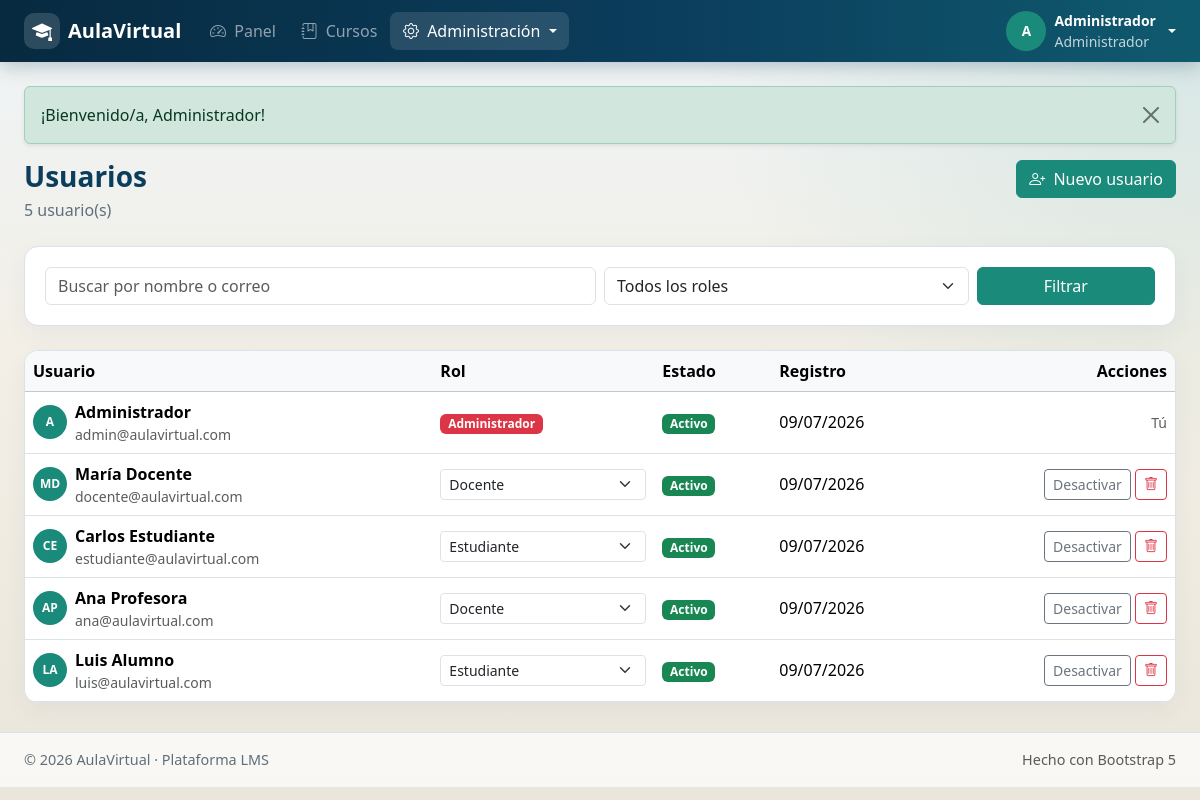
The page /admin/usuarios.php (signed in) on the database as committed earlier.
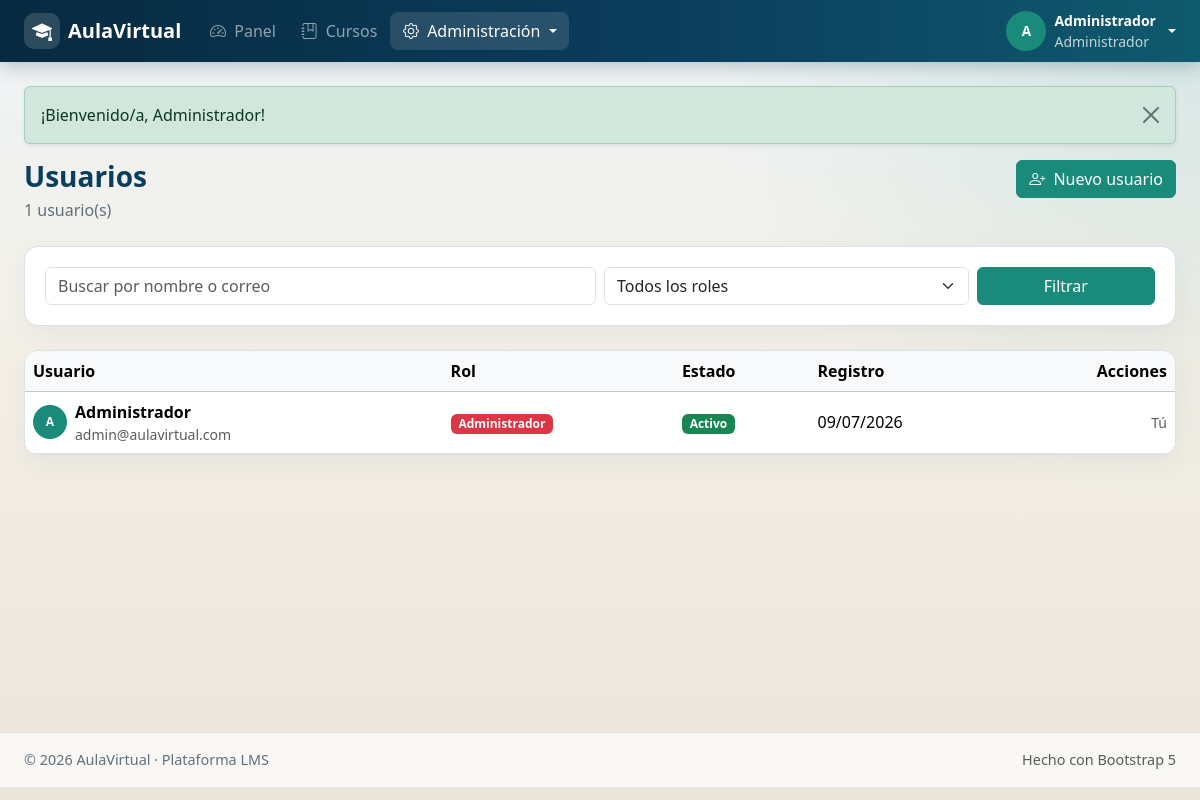
The same page on the database as committed later.
### tables this page shows
CREATE TABLE users (
    id INT AUTO_INCREMENT PRIMARY KEY,
    name VARCHAR(120) NOT NULL,
    email VARCHAR(150) NOT NULL UNIQUE,
    password VARCHAR(255) NOT NULL,
    role ENUM('admin','teacher','student') NOT NULL DEFAULT 'student',
    avatar VARCHAR(255) DEFAULT NULL,
    bio TEXT DEFAULT NULL,
    status TINYINT(1) NOT NULL DEFAULT 1,
    created_at TIMESTAMP DEFAULT CURRENT_TIMESTAMP
);

### config/base_datos.php (called while the page is built, shortened)
<?php
class BaseDatos
{
    private static ?PDO $instancia = null;
    public static function obtenerConexion(): PDO
    {
        if (self::$instancia === null) {
            $dsn = 'mysql:host=' . BD_HOST . ';dbname=' . BD_NOMBRE . ';charset=' . BD_CHARSET;
            self::$instancia = new PDO($dsn, BD_USUARIO, BD_CLAVE, [
                PDO::ATTR_ERRMODE => PDO::ERRMODE_EXCEPTION,
                PDO::ATTR_DEFAULT_FETCH_MODE => PDO::FETCH_ASSOC,
                PDO::ATTR_EMULATE_PREPARES => false,
            ]);
        }
        return self::$instancia;
    }
}
function bd(): PDO
{
    return BaseDatos::obtenerConexion();
}

### admin/usuarios.php (the view, shortened to what the changed rows need)
<?php
require_once __DIR__ . '/../includes/funciones.php';
$sql = 'SELECT * FROM users WHERE 1=1';
$parametros = [];
$sql .= ' ORDER BY created_at DESC';
$consulta = bd()->prepare($sql);
$consulta->execute($parametros);
$usuarios = $consulta->fetchAll();
require_once __DIR__ . '/../includes/encabezado.php';
?>
<div class="page-header">
    <div>
        <h1>Usuarios</h1>
        <p class="subtitle"><?= count($usuarios) ?> usuario(s)</p>
    </div>
</div>
<div class="panel">
    <div class="panel-body p-0">
        <div class="table-responsive">
            <table class="table table-hover mb-0">
                <thead class="table-light">
                    <tr>
                        <th>Usuario</th>
                        <th>Rol</th>
                        <th>Estado</th>
                        <th>Registro</th>
                        <th class="text-end">Acciones</th>
                    </tr>
                </thead>
                <tbody>
                    <?php foreach ($usuarios as $u): ?>
                    <tr>
                        <td>
                            <div class="d-flex align-items-center gap-2">
                                <span class="user-avatar" style="width:34px;height:34px;font-size:0.75rem;"><?= escapar(iniciales($u['name'])) ?></span>
                                <div>
                                    <strong><?= escapar($u['name']) ?></strong>
                                    <div class="small text-muted"><?= escapar($u['email']) ?></div>
                                </div>
                            </div>
                        </td>
                        <td>
                            <?php if ((int) $u['id'] === (int) usuario_actual()['id']): ?>
                                <?= insignia_rol($u['role']) ?>
                            <?php else: ?>
                                <form method="post" class="d-flex gap-1">
                                    <select name="nuevo_rol" class="form-select form-select-sm" onchange="this.form.submit()">
                                        <option value="teacher" <?= $u['role'] === 'teacher' ? 'selected' : '' ?>>Docente</option>
                                        <option value="student" <?= $u['role'] === 'student' ? 'selected' : '' ?>>Estudiante</option>
                                    </select>
                                </form>
                            <?php endif; ?>
                        </td>
                        <td>
                            <span class="badge <?= $u['status'] ? 'bg-success' : 'bg-secondary' ?>">
                                <?= $u['status'] ? 'Activo' : 'Inactivo' ?>
                            </span>
                        </td>
                        <td><?= formatear_fecha($u['created_at']) ?></td>
                        <td class="text-end">
                            <?php if ((int) $u['id'] !== (int) usuario_actual()['id']): ?>
                            <form method="post" class="d-inline">
                                <button class="btn btn-sm btn-outline-secondary" type="submit"><?= $u['status'] ? 'Desactivar' : 'Activar' ?></button>
                            </form>
                            <form method="post" class="d-inline" onsubmit="return confirm('¿Eliminar usuario?');">
                                <button class="btn btn-sm btn-outline-danger" type="submit"><i class="bi bi-trash"></i></button>
                            </form>
                            <?php else: ?>
                                <span class="text-muted small">Tú</span>
                            <?php endif; ?>
                        </td>
                    </tr>
                    <?php endforeach; ?>
                </tbody>
            </table>
        </div>
    </div>
</div>
<?php require_once __DIR__ . '/../includes/pie.php'; ?>

### includes/encabezado.php (shortened to what the changed rows need)
<?php
require_once __DIR__ . '/funciones.php';
$usuario = usuario_actual();
$paginaActual = basename($_SERVER['PHP_SELF']);
?>
<!DOCTYPE html>
<html lang="es">
<head>
    <link href="https://cdn.jsdelivr.net/npm/bootstrap@5.3.3/dist/css/bootstrap.min.css" rel="stylesheet">
    <link href="https://cdn.jsdelivr.net/npm/bootstrap-icons@1.11.3/font/bootstrap-icons.min.css" rel="stylesheet">
    <link href="<?= URL_APP ?>/assets/css/style.css" rel="stylesheet">
</head>
<body class="<?= $usuario ? 'app-body' : 'auth-body' ?>">
<?php if ($usuario): ?>
<nav class="navbar navbar-expand-lg navbar-dark app-navbar sticky-top">
    <div class="container-fluid px-3 px-lg-4">
        <a class="navbar-brand d-flex align-items-center gap-2" href="<?= URL_PANEL ?>">
            <span class="brand-mark"><i class="bi bi-mortarboard-fill"></i></span>
            <span class="fw-semibold"><?= escapar(NOMBRE_APP) ?></span>
        </a>
        <div class="collapse navbar-collapse" id="navPrincipal">
            <ul class="navbar-nav me-auto mb-2 mb-lg-0">
                <li class="nav-item">
                    <a class="nav-link <?= $paginaActual === 'panel.php' ? 'active' : '' ?>" href="<?= URL_PANEL ?>">
                        <i class="bi bi-speedometer2 me-1"></i> Panel
                    </a>
                </li>
                <li class="nav-item">
                    <a class="nav-link <?= in_array($paginaActual, ['cursos.php','curso.php','leccion.php'], true) ? 'active' : '' ?>" href="<?= URL_CURSOS ?>">
                        <i class="bi bi-journal-bookmark me-1"></i> Cursos
                    </a>
                </li>
                <?php if ($usuario['role'] === 'admin'): ?>
                <li class="nav-item dropdown">
                    <a class="nav-link dropdown-toggle <?= in_array($paginaActual, ['usuarios.php','categorias.php'], true) ? 'active' : '' ?>" href="#" data-bs-toggle="dropdown">
                        <i class="bi bi-gear me-1"></i> Administración
                    </a>
                </li>
                <?php endif; ?>
            </ul>
            <div class="d-flex align-items-center gap-3">
                <div class="dropdown">
                    <a class="d-flex align-items-center gap-2 text-decoration-none text-white dropdown-toggle" href="#" data-bs-toggle="dropdown">
                        <span class="user-avatar"><?= escapar(iniciales($usuario['name'])) ?></span>
                        <span class="d-none d-md-inline small">
                            <strong><?= escapar($usuario['name']) ?></strong><br>
                            <span class="opacity-75"><?= escapar(etiqueta_rol($usuario['role'])) ?></span>
                        </span>
                    </a>
                </div>
            </div>
        </div>
    </div>
</nav>
<?php endif; ?>
<main class="<?= $usuario ? 'app-main' : '' ?>">
    <div class="<?= $usuario ? 'container-fluid px-3 px-lg-4 py-4' : '' ?>">

### includes/funciones.php (shortened to what the changed rows need)
<?php
require_once __DIR__ . '/../config/base_datos.php';
function escapar(?string $valor): string
{
    return htmlspecialchars($valor ?? '', ENT_QUOTES, 'UTF-8');
}
function usuario_actual(): ?array
{
    return $_SESSION['usuario'] ?? null;
}
function etiqueta_rol(string $rol): string
{
    return match ($rol) {
        'admin' => 'Administrador',
        'teacher' => 'Docente',
        'student' => 'Estudiante',
        default => $rol,
    };
}
function insignia_rol(string $rol): string
{
    $clase = match ($rol) {
        'admin' => 'bg-danger',
        'teacher' => 'bg-primary',
        'student' => 'bg-success',
        default => 'bg-secondary',
    };
    return '<span class="badge ' . $clase . '">' . escapar(etiqueta_rol($rol)) . '</span>';
}
function formatear_fecha(?string $fechaHora, bool $conHora = false): string
{
    $marca = strtotime($fechaHora);
    return $conHora ? date('d/m/Y H:i', $marca) : date('d/m/Y', $marca);
}
function iniciales(string $nombre): string
{
    $partes = preg_split('/\s+/', trim($nombre));
    $letras = '';
    foreach (array_slice($partes, 0, 2) as $parte) {
        $letras .= mb_strtoupper(mb_substr($parte, 0, 1));
    }
    return $letras ?: '?';
}

Rows that differ between the two databases and show on the page:
removed users: name "MD", name "María Docente", email "docente@aulavirtual.com", nuevo_rol "Docente", status "Activo", created_at "09/07/2026"
removed users: name "CE", name "Carlos Estudiante", email "estudiante@aulavirtual.com", nuevo_rol "Estudiante", status "Activo", created_at "09/07/2026"
removed users: name "AP", name "Ana Profesora", email "ana@aulavirtual.com", nuevo_rol "Docente", status "Activo", created_at "09/07/2026"
removed users: name "LA", name "Luis Alumno", email "luis@aulavirtual.com", nuevo_rol "Estudiante", status "Activo", created_at "09/07/2026"
Other text that changed with them:
count($usuarios): "5" → "1"
